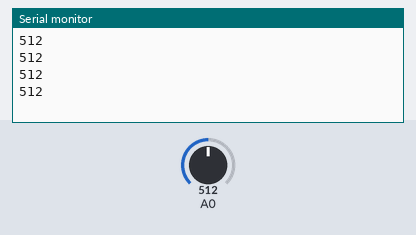
A sketch run on a simulated Arduino Uno, built with avr-gcc and run on an emulated ATmega328P. Shown: the last lines printed to the serial monitor. The test bench sets the inputs (shaded band); at power-on: A0 = 512.

Above: at 1.2 s.
1.3 s: A0 set to 716
At 1.71 s:
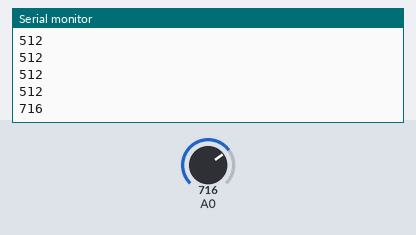
2.8 s: A0 set to 900
At 2.91 s:
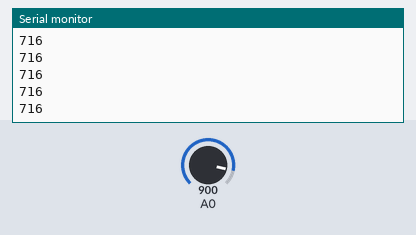
Timing chart, 0 to 5.8 s (numbered marks = the images above; inputs shaded):
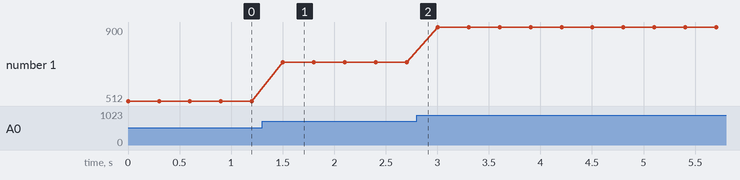

The sketch:

PotenciometroArduino.ino
```cpp
//Variable de tipo entero
int leer = 0;
void setup()
{//Iniciamos la comunicación serial
  Serial.begin(9600);
}
void loop()
{//Tomamos la lectura analógica del pin A0
  leer = analogRead(0);
  //Imprime monitor serial
  Serial.println(leer);
  delay(300);//tiempo de muestreo
}
```

Measured:
- after the input at 1.3 s, the serial monitor: prints a new line after 0.20 s (image 1)
- plotted number 1: 512 → 716 after the input at 1.3 s, 716 → 900 after the input at 2.8 s
